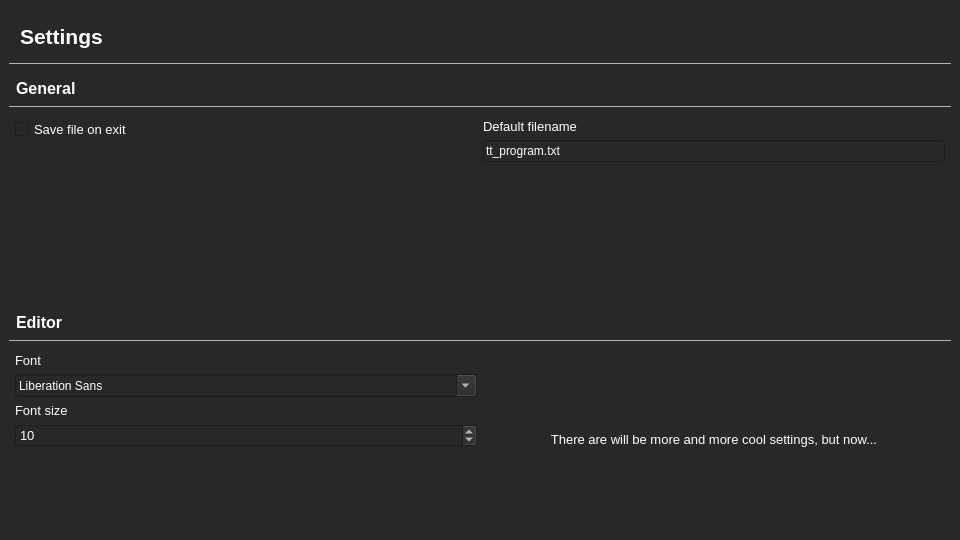
<?xml version="1.0" encoding="UTF-8"?>
<ui version="4.0">
 <class>Settings</class>
 <widget class="QMainWindow" name="Settings">
  <property name="geometry">
   <rect>
    <x>0</x>
    <y>0</y>
    <width>960</width>
    <height>540</height>
   </rect>
  </property>
  <property name="minimumSize">
   <size>
    <width>960</width>
    <height>540</height>
   </size>
  </property>
  <property name="windowTitle">
   <string>Settings</string>
  </property>
  <property name="styleSheet">
   <string notr="true">background: rgb(40, 40, 40);
color: white;</string>
  </property>
  <widget class="QWidget" name="centralwidget">
   <layout class="QGridLayout" name="gridLayout_2">
    <item row="0" column="0">
     <layout class="QVBoxLayout" name="verticalLayout" stretch="3,2,10,2,10">
      <property name="leftMargin">
       <number>0</number>
      </property>
      <property name="rightMargin">
       <number>0</number>
      </property>
      <item>
       <widget class="QLabel" name="settings_label">
        <property name="minimumSize">
         <size>
          <width>940</width>
          <height>0</height>
         </size>
        </property>
        <property name="font">
         <font>
          <family>Arial</family>
          <pointsize>16</pointsize>
          <weight>75</weight>
          <bold>true</bold>
         </font>
        </property>
        <property name="styleSheet">
         <string notr="true">padding: 5%;
border-bottom: 1px solid rgb(180, 180, 180);</string>
        </property>
        <property name="text">
         <string>Settings</string>
        </property>
       </widget>
      </item>
      <item>
       <widget class="QLabel" name="general_label">
        <property name="font">
         <font>
          <family>Arial</family>
          <pointsize>12</pointsize>
          <weight>75</weight>
          <bold>true</bold>
         </font>
        </property>
        <property name="styleSheet">
         <string notr="true">padding: 3%;
border-bottom: 1px solid rgb(180, 180, 180);</string>
        </property>
        <property name="text">
         <string>General</string>
        </property>
        <property name="margin">
         <number>0</number>
        </property>
       </widget>
      </item>
      <item>
       <layout class="QHBoxLayout" name="general_layout" stretch="1,1">
        <property name="spacing">
         <number>6</number>
        </property>
        <property name="leftMargin">
         <number>6</number>
        </property>
        <property name="topMargin">
         <number>6</number>
        </property>
        <property name="rightMargin">
         <number>6</number>
        </property>
        <property name="bottomMargin">
         <number>6</number>
        </property>
        <item>
         <layout class="QVBoxLayout" name="verticalLayout_2">
          <item>
           <widget class="QCheckBox" name="save_on_exit_checkbox">
            <property name="font">
             <font>
              <pointsize>10</pointsize>
             </font>
            </property>
            <property name="text">
             <string>Save file on exit</string>
            </property>
           </widget>
          </item>
          <item>
           <spacer name="verticalSpacer_2">
            <property name="orientation">
             <enum>Qt::Vertical</enum>
            </property>
            <property name="sizeHint" stdset="0">
             <size>
              <width>20</width>
              <height>40</height>
             </size>
            </property>
           </spacer>
          </item>
         </layout>
        </item>
        <item>
         <layout class="QVBoxLayout" name="verticalLayout_3">
          <item>
           <widget class="QLabel" name="label_4">
            <property name="font">
             <font>
              <pointsize>10</pointsize>
             </font>
            </property>
            <property name="text">
             <string>Default filename</string>
            </property>
           </widget>
          </item>
          <item>
           <widget class="QLineEdit" name="default_filename_edit">
            <property name="text">
             <string>tt_program.txt</string>
            </property>
           </widget>
          </item>
          <item>
           <spacer name="verticalSpacer_3">
            <property name="orientation">
             <enum>Qt::Vertical</enum>
            </property>
            <property name="sizeHint" stdset="0">
             <size>
              <width>20</width>
              <height>40</height>
             </size>
            </property>
           </spacer>
          </item>
         </layout>
        </item>
       </layout>
      </item>
      <item>
       <widget class="QLabel" name="editor_label">
        <property name="font">
         <font>
          <family>Arial</family>
          <pointsize>12</pointsize>
          <weight>75</weight>
          <bold>true</bold>
         </font>
        </property>
        <property name="styleSheet">
         <string notr="true">padding: 3%;
border-bottom: 1px solid rgb(180, 180, 180);</string>
        </property>
        <property name="text">
         <string>Editor</string>
        </property>
       </widget>
      </item>
      <item>
       <layout class="QHBoxLayout" name="editor_layout" stretch="1,1">
        <property name="leftMargin">
         <number>6</number>
        </property>
        <property name="topMargin">
         <number>6</number>
        </property>
        <property name="rightMargin">
         <number>6</number>
        </property>
        <property name="bottomMargin">
         <number>6</number>
        </property>
        <item>
         <layout class="QVBoxLayout" name="verticalLayout_4">
          <item>
           <widget class="QLabel" name="label">
            <property name="font">
             <font>
              <pointsize>10</pointsize>
             </font>
            </property>
            <property name="text">
             <string>Font</string>
            </property>
           </widget>
          </item>
          <item>
           <widget class="QFontComboBox" name="font_select">
            <property name="font">
             <font>
              <pointsize>10</pointsize>
             </font>
            </property>
           </widget>
          </item>
          <item>
           <widget class="QLabel" name="label_2">
            <property name="font">
             <font>
              <pointsize>10</pointsize>
             </font>
            </property>
            <property name="text">
             <string>Font size</string>
            </property>
           </widget>
          </item>
          <item>
           <widget class="QSpinBox" name="font_size_spin">
            <property name="font">
             <font>
              <pointsize>10</pointsize>
             </font>
            </property>
            <property name="minimum">
             <number>4</number>
            </property>
            <property name="maximum">
             <number>36</number>
            </property>
            <property name="value">
             <number>10</number>
            </property>
           </widget>
          </item>
          <item>
           <spacer name="verticalSpacer">
            <property name="orientation">
             <enum>Qt::Vertical</enum>
            </property>
            <property name="sizeHint" stdset="0">
             <size>
              <width>20</width>
              <height>40</height>
             </size>
            </property>
           </spacer>
          </item>
         </layout>
        </item>
        <item>
         <layout class="QVBoxLayout" name="verticalLayout_5">
          <item>
           <widget class="QLabel" name="label_3">
            <property name="font">
             <font>
              <pointsize>10</pointsize>
             </font>
            </property>
            <property name="text">
             <string>There are will be more and more cool settings, but now...</string>
            </property>
            <property name="alignment">
             <set>Qt::AlignCenter</set>
            </property>
           </widget>
          </item>
         </layout>
        </item>
       </layout>
      </item>
     </layout>
    </item>
   </layout>
  </widget>
 </widget>
 <resources/>
 <connections/>
</ui>
